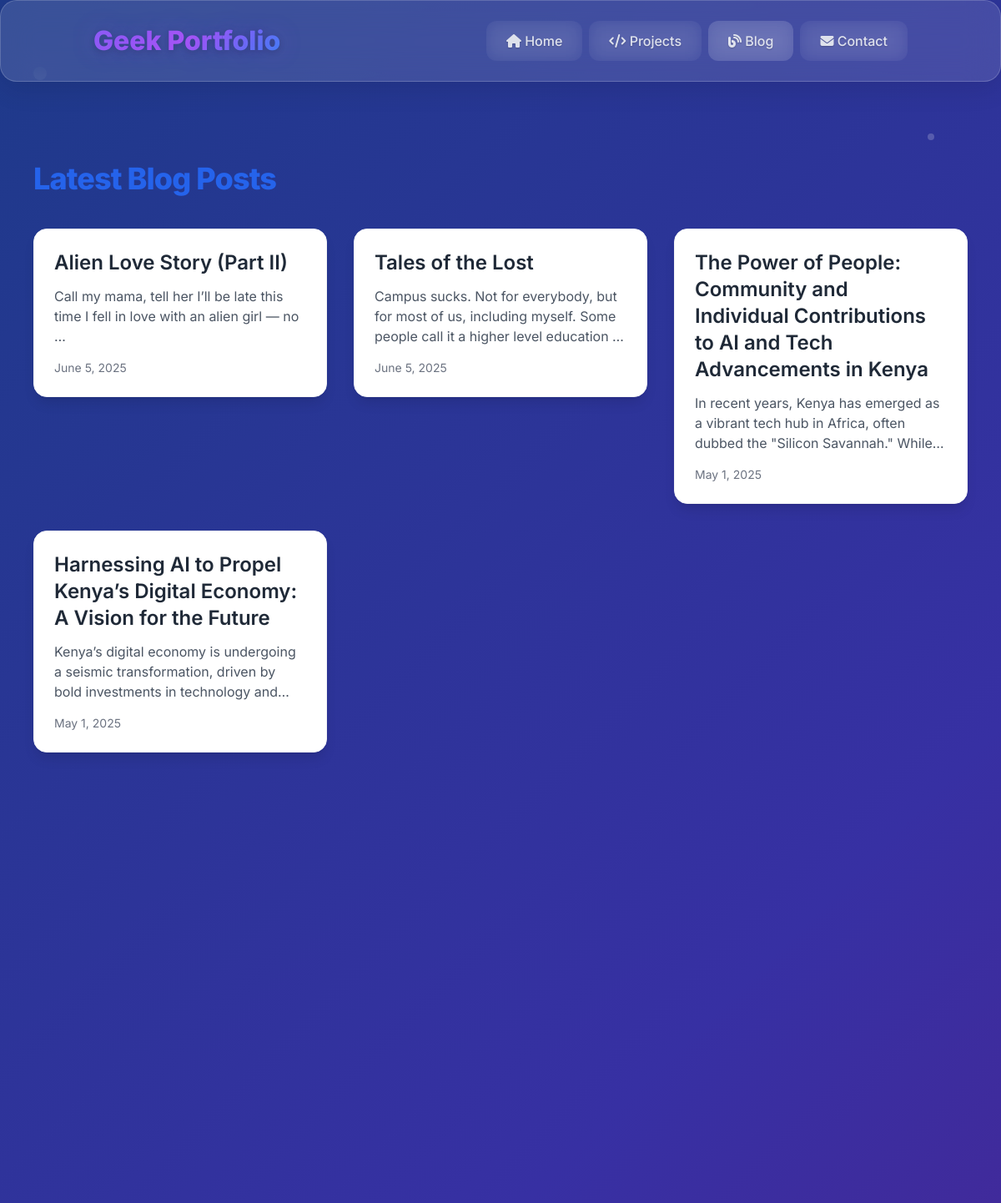
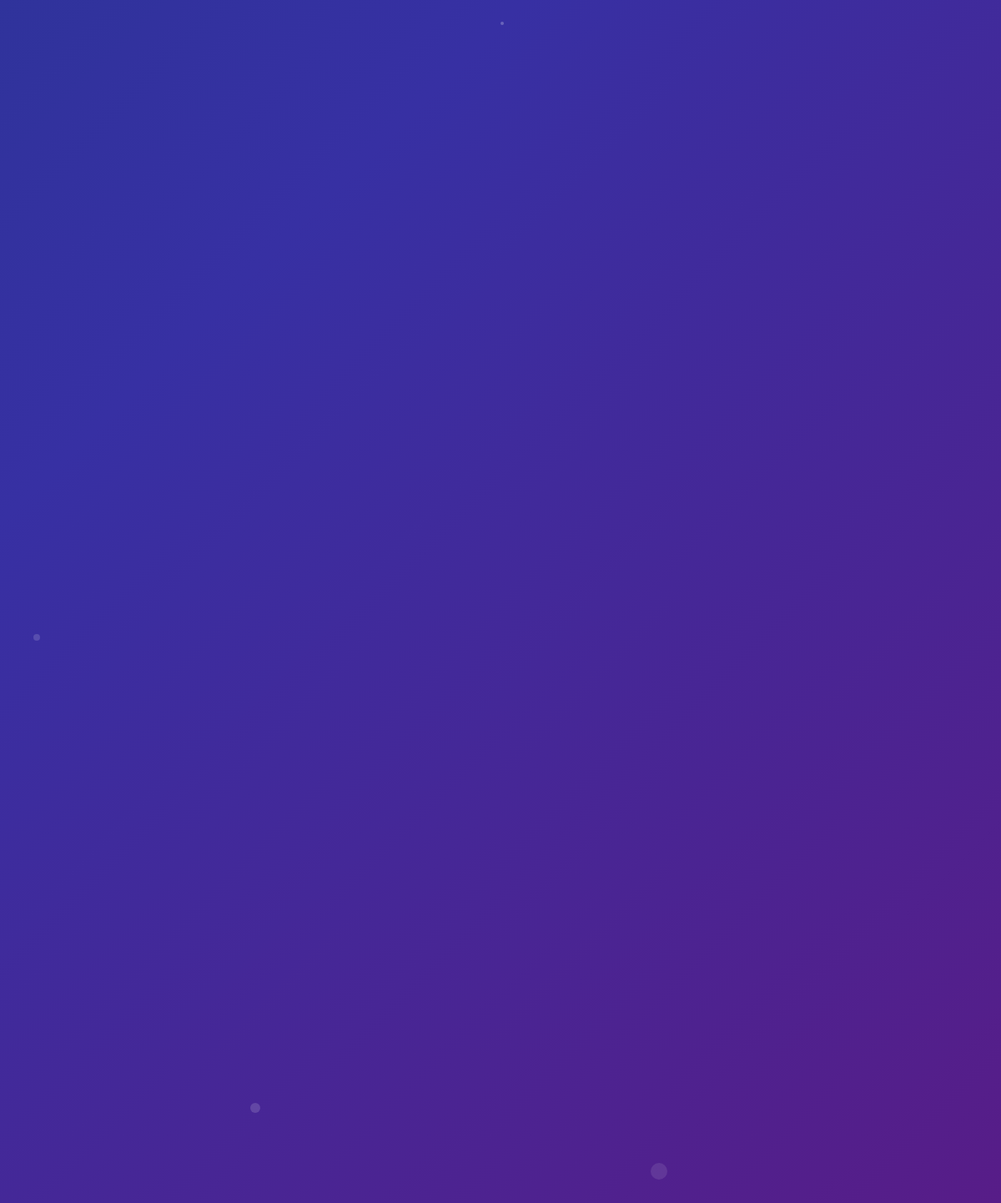
Screenshot of /blog/ with the database file from the repository (2 pictures, top to bottom).
### blog/models.py (models this page shows, shortened)
class Post(models.Model):
    title = models.CharField(max_length=200)
    slug = models.SlugField(unique=True, blank=True)
    author = models.ForeignKey(User, on_delete=models.CASCADE)
    content = models.TextField()
    created_at = models.DateTimeField(auto_now_add=True)
    updated_at = models.DateTimeField(auto_now=True)

### blog/views.py (the view)
# urls.py: path('', views.blog_list, name='blog_list'),
def blog_list(request):
    posts = Post.objects.all().order_by('-created_at')
    return render(request, 'blog/blog_list.html', {'posts': posts})

### templates/blog/blog_list.html (shortened to what this page needs)
{% extends "base.html" %}
{% load static %}
{% block content %}
<div class="max-w-6xl mx-auto px-4 py-12">
    <h1 class="text-4xl font-extrabold text-gray-800 dark:text-white mb-10 tracking-tight">
        <span class="text-blue-600">Latest Blog Posts</span>
    </h1>
    <div class="grid grid-cols-1 sm:grid-cols-2 lg:grid-cols-3 gap-8">
        {% for post in posts %}
            <a href="{% url 'blog_detail' post.slug %}" class="group transform transition-transform hover:-translate-y-1">
                <div class="bg-white dark:bg-gray-900 rounded-2xl overflow-hidden shadow-lg hover:shadow-2xl transition-shadow duration-300 border border-gray-100 dark:border-gray-700">
                    <div class="p-6">
                        <h2 class="text-2xl font-semibold text-gray-800 dark:text-white group-hover:text-blue-500 transition-colors duration-200">
                            {{ post.title }}
                        </h2>
                        <p class="text-gray-600 dark:text-gray-400 mt-3 line-clamp-3">
                            {{ post.content|truncatewords:20 }}
                        </p>
                        <p class="text-sm text-gray-500 dark:text-gray-500 mt-4">
                            {{ post.created_at|date:"F j, Y" }}
                        </p>
                    </div>
                </div>
            </a>
        {% empty %}
            <p class="text-gray-500 dark:text-gray-400">No blog posts available.</p>
        {% endfor %}
    </div>
</div>
{% endblock %}

### static/css/main.css (style rules this page uses)
:root { --glass-primary: rgba(255, 255, 255, 0.12); --glass-secondary: rgba(255, 255, 255, 0.08); --glass-accent: rgba(139, 69, 233, 0.4); --glass-hover: rgba(255, 255, 255, 0.2); --glass-border: rgba(255, 255, 255, 0.18); --glass-strong: rgba(255, 255, 255, 0.25); --glass-subtle: rgba(255, 255, 255, 0.05); --bg-gradient: linear-gradient(135deg, #1e3a8a 0%, #3730a3 50%, #581c87 100%); --card-gradient: linear-gradient(135deg, rgba(255,255,255,0.15) 0%, rgba(255,255,255,0.08) 100%); --accent-gradient: linear-gradient(135deg, #8b5cf6 0%, #a855f7 50%, #3b82f6 100%); --text-primary: #f8fafc; --text-secondary: rgba(248, 250, 252, 0.85); --text-muted: rgba(248, 250, 252, 0.65); --text-accent: #a78bfa; --text-dark: #0f172a; --shadow-light: rgba(0, 0, 0, 0.1); --shadow-medium: rgba(0, 0, 0, 0.15); --shadow-heavy: rgba(0, 0, 0, 0.25); }
* { margin: 0; padding: 0; box-sizing: border-box; }
body { font-family: 'Inter', -apple-system, BlinkMacSystemFont, 'Segoe UI', sans-serif; background: var(--bg-gradient); background-attachment: fixed; color: var(--text-primary); line-height: 1.6; overflow-x: hidden; }
body::before { content: ''; position: fixed; top: 0; left: 0; width: 100%; height: 100%; background: ; pointer-events: none; z-index: -1; }

### rows the page displays
Post: title "Alien Love Story (Part II)", content "Call my mama, tell her I’ll be late this time I fell in love with an alien girl — no …", created_at "June 5, 2025"
Post: title "Tales of the Lost", content "Campus sucks. Not for everybody, but for most of us, including myself. Some people call it a higher level education …", created_at "June 5, 2025"
Post: title "The Power of People: Community and Individual Contributions to AI and Tech Advancements in Kenya", content "In recent years, Kenya has emerged as a vibrant tech hub in Africa, often dubbed the \"Silicon Savannah.\"…", created_at "May 1, 2025"
Post: title "Harnessing AI to Propel Kenya’s Digital Economy: A Vision for the Future", content "Kenya’s digital economy is undergoing a seismic transformation, driven by bold investments in technology…", created_at "May 1, 2025"
